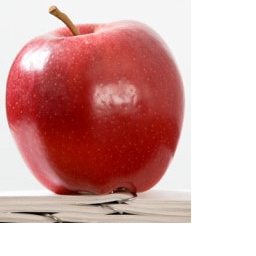
//> input picture trunk/examples/03_OpenCV_and_blobs/OpenCV_examples/apple.bmp, 256 x 256 px
$ ./test ../apple.bmp   (built with g++ and OpenCV 4)
//> lines starting //> are read from the running program, lines starting //| are printed output that depends on the picture
### trunk/examples/03_OpenCV_and_blobs/OpenCV_examples/OpenCVWienerFilter/wienerFilter.h
/*---------------------------------------------------------------------------*/
//
//
/*---------------------------------------------------------------------------*/
#ifndef _wienerFilter_
#define _wienerFilter_
#include <opencv/cv.h>
#include <opencv/highgui.h>


void WienerFilter2D(IplImage* input, IplImage* output);


void showImage(IplImage* src1, IplImage* src2);


/*---------------------------------------------------------------------------*/
#endif
/*---------------------------------------------------------------------------*/

### trunk/examples/03_OpenCV_and_blobs/OpenCV_examples/OpenCVWienerFilter/wienerFilter.cpp
/*---------------------------------------------------------------------------*/
//  Code for performing 2-D Wiener filtering on images
//
/*---------------------------------------------------------------------------*/
#include <stdio.h>
#include <stdarg.h>
#include <stdlib.h>
#include <iostream>
#include <fstream>
#include <malloc.h>
#include <math.h>
#include <assert.h>
#include <opencv/cv.h>
#include <opencv/highgui.h>
#include "wienerFilter.h"
using namespace std;

/*---------------------------------------------------------------------------*/
/*---------------------------------------------------------------------------*/

void WienerFilter2D(IplImage* input, IplImage* output)
{
	// Declar window size
	int FSize = 5;

	// Estimate the local mean of the input image
	IplImage* localMean = cvCreateImage(cvSize(input->width,input->height),IPL_DEPTH_32F,1);
	// Estimate of the local variance of the input image
	IplImage* localVar = cvCreateImage(cvSize(input->width,input->height),IPL_DEPTH_32F,1);

	// Create the Filtering kernel.  We will make a square kernel
	CvMat* Kernel = cvCreateMat(FSize, FSize, CV_32FC1);
	CvScalar KernelVal;
	// Now set kernel value to be 1/(FSize*FSize) at each location.
	// What is this filter called???  The Mean Filter!
	KernelVal.val[0] = 1.0/(FSize*FSize);		// Set the first channel of KernelVal to be 1/(FSize*FSize)
	cvSet( Kernel, KernelVal);		//  This will set all values of Kernel to be KernelVal

	// Perform 2-D filtering of input image with mean filter to estimate the local mean at each pixel location.
	// We would expect localMean to be a smothed version of input

	cvFilter2D( input, localMean, Kernel);

	// Create image which is input squared (I^2)
	IplImage* inputSQ = cvCreateImage(cvSize(input->width,input->height),IPL_DEPTH_32F,1);
	//  Multiply the input image by itself to create input^2
	cvMul( input, input, inputSQ);

	// Filter I.^2 with kernel and place in localVar image
	cvFilter2D( inputSQ, localVar, Kernel);

	// release inputSQ
	cvReleaseImage(&inputSQ);

	// release kernel
	cvReleaseMat(&Kernel);

	// Declare image to hold local mean squared
	IplImage* localMeanSQ = cvCreateImage(cvSize(input->width,input->height),IPL_DEPTH_32F,1);
	cvMul( localMean,localMean, localMeanSQ);

	// subtract localMeanSQ from localVar
	cvSub( localVar, localMeanSQ, localVar );

	// release localMeanSQ
	cvReleaseImage(&localMeanSQ);


	// Estimate the noise power
	CvScalar mean;			//mean of subimage
	double noisePower;
	mean = cvAvg( localVar);		// Calculated mean of image


	noisePower = mean.val[0];


	// Compute result
	//
	// Computation is split up to minimize use of memory
	// for temp arrays.

	// temporary image
	IplImage* temp = cvCreateImage(cvSize(input->width,input->height),IPL_DEPTH_32F,1);

	// Copy input into temp
	cvCopy( input, temp);

	// subtract localMean from temp and place in output
	cvSub( temp, localMean, output );

	// Subtract noisePower from localVar
	CvScalar noiseVal;
	noiseVal.val[0] = noisePower;

	// subtract off noise from local variance
	cvSubS( localVar, noiseVal, temp );

	// Make sure we don't have any negative values.
	// cvMaxS keeps max(temp(x,y),0) for each x,y in the image temp
	cvMaxS( temp, 0.0, temp );

	// Make sure the local Variance is at least as high as the noise
	cvMaxS( localVar, noisePower, localVar );

	// Normalize the output by local variance.
	cvDiv( output, localVar, output );		//Divide output by localVar at each pixel location

	// Now mulitiply the output by the input image
	cvMul( output, temp, output );

	// Add the local mean in.
	cvAdd( output , localMean, output );

	cvReleaseImage(&temp);
	cvReleaseImage(&localMean);
	cvReleaseImage(&localVar);


}

// Function to show two IplImages.
void showImage(IplImage* src1, IplImage* src2)
{
	if (src1==NULL || src2==NULL)
		cout << "ERROR ERROR _____ERROR " << endl;

	// create window
	cvNamedWindow("image1", CV_WINDOW_AUTOSIZE);
	cvMoveWindow("image1", 100, 100);
	cvNamedWindow("image2", CV_WINDOW_AUTOSIZE);
	cvMoveWindow("image2", 600, 100);

	// show the image
	cvShowImage("image1", src1);
	cvShowImage("image2", src2);

	// wait for a key
	cvWaitKey(0);

	cvDestroyWindow("image1");
	cvDestroyWindow("image2");

}

### trunk/examples/03_OpenCV_and_blobs/OpenCV_examples/OpenCVWienerFilter/test.cpp
/*  test.cpp
*
*  Description:  Contains the main function for the wienerFilter executable.
*/

#include <math.h>			// Include standard C++ math library
#include <string>			// Include stdlibc++ strings
#include <opencv/cv.h>		// Include the OpenCV header
#include <opencv/cxcore.h>	// Include OpenCV core
#include <opencv/cvaux.h>	// Include OpenCV Aux
#include <opencv/highgui.h>	// Include OpenCV HighGUI
#include "wienerFilter.h"	// Include the WinerFiltering functions
#include <iostream>			// For writing to streams (for example the cout stream, which we will discuss)
#include <fstream>			// Also for writing to streams


using namespace std;

// Main function to call Wiener filtering
int main(int argc, char *argv[])
{
	if(argc != 2){
		cout << "./a.out <image_file>" << endl;
		return 0;
	}

	cout << "size of char : " << sizeof(char) << endl;
	cout << "size of int : " << sizeof(int) << endl;
	cout << "size of float : " << sizeof(float) << endl;


	// Write out the number of input arguments
	cout << "argc : " << argc << endl;

	// Declare the IplImage
	IplImage* src;

	// Write out argv[0]

	char* argZero = argv[0];
	cout << "argv[0] : " << argv[0] << endl;

	// Load the IplImage as the first argument to the executable.
    if((src = cvLoadImage(argv[1], 0))!= 0)
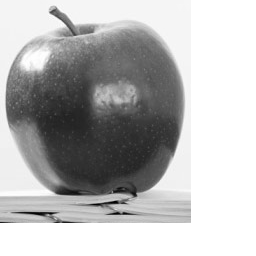
//> src: 256 rows x 256 cols, CV_8UC1; min 1, max 255, mean 183.7
    {
		// Declare a new IplImage, called input, but make it a 32 bit floating point image.
		IplImage* input = cvCreateImage(cvSize(src->width,src->height),IPL_DEPTH_32F,1);
		if(src->width%128 != 0 || src->height%128 != 0){
			cout << "image dimensions must be a multiple of 128" << endl;
			return -1;
		}

		// Convert the input image, which is 8-bit unsigned to a 32 bit floating point image
    	cvConvert(src,input);

		int subBlockSize = 128;
		IplImage* input_Sublock = cvCreateImage(cvSize(subBlockSize,subBlockSize),IPL_DEPTH_8U,1);
		for (int i=0; i < input->width; i=i+subBlockSize)
		{
			for (int j=0; j < input->height; j= j+subBlockSize)
			{
				cvSetImageROI(src, cvRect(i,j,subBlockSize,subBlockSize));

				cvCopy(src,input_Sublock);
				cvResetImageROI(src);
				showImage(src,input_Sublock);
				// processing on input_SubBlock here
			}
		}
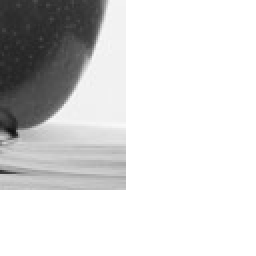
//> input_Sublock: 128 rows x 128 cols, CV_8UC1 (shown 2 times larger); min 16, max 255, mean 215.6
		// Process input_Sublock


		// Declare another IplImage to hold the ouput of the wiener filtering operation.  Make it the same size as the input_img
		IplImage* output =  cvCreateImage(cvSize(src->width,src->height),IPL_DEPTH_32F,1);

		// Perform 2-D Wiener filtering of image to remove noise.
		WienerFilter2D(input, output);
//> in WienerFilter2D, `cvFilter2D( input, localMean, Kernel);`:
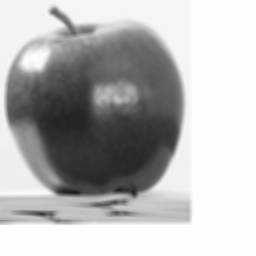
//> localMean: 256 rows x 256 cols, CV_32FC1; min 29.68, max 255, mean 183.7
//> in WienerFilter2D, `cvMul( input, input, inputSQ);`:
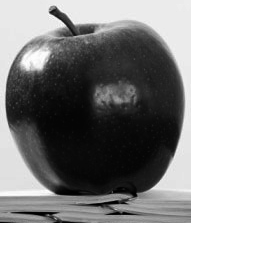
//> inputSQ: 256 rows x 256 cols, CV_32FC1; min 1, max 65025, mean 40166.8; drawn with min black and max white
//> in WienerFilter2D, `cvSub( localVar, localMeanSQ, localVar );`:
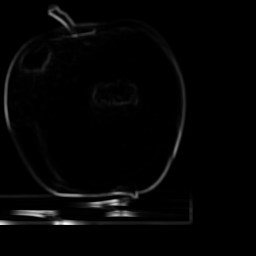
//> localVar: 256 rows x 256 cols, CV_32FC1; min -0.0312, max 9262.7, mean 164.2; drawn with min black and max white
//> in WienerFilter2D, `mean = cvAvg( localVar);`: mean = Scalar(164.2)
//> in WienerFilter2D, `noisePower = mean.val[0];`: noisePower = 164.2
//> in WienerFilter2D, `cvSub( temp, localMean, output );`:
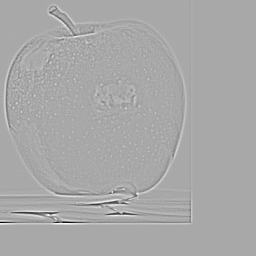
//> output: 256 rows x 256 cols, CV_32FC1; min -150.8, max 77, mean 0; drawn with min black and max white
//> in WienerFilter2D, `noiseVal.val[0] = noisePower;`: noiseVal = Scalar(164.2, -9.48e+224, 6.91e-310, 4.67e-310)
//> in WienerFilter2D, `cvDiv( output, localVar, output );`:
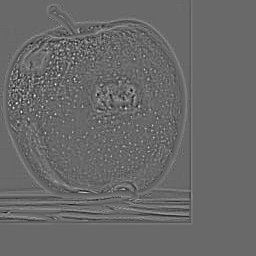
//> output: 256 rows x 256 cols, CV_32FC1; min -0.17, max 0.242, mean 0.000109; drawn with min black and max white

		// Convert output from 32 bit floating point to 8 bit unsigned int
		IplImage* out = cvCreateImage(cvSize(src->width,src->height),IPL_DEPTH_8U,1);		//store output image
		cvConvert(output,out);

		// Display results
		showImage(src, out);

		// Name of outut image
   	   std::string line = argv[1];
//> line = "../apple.bmp"
   	   line.append("out.jpg");
   	   char *outfile = new char [line.size()+1];
   	   strcpy (outfile, line.c_str());
//> outfile = "../apple.bmpout.jpg"

		//Save output image
	   if(!cvSaveImage(outfile,out))
   				cout << "Could not save: " << outfile << endl;

	   // Release input and output images
	cvReleaseImage(&src);
	cvReleaseImage(&out);

    }
    else	// Case where we can't open image
    {
    	cout << "ERROR....unable to load image! " << endl;
    }


	return 0;
}
